Frame 1 (no input): blank canvas, image omitted
Frame 60 (no input): blank canvas, image omitted
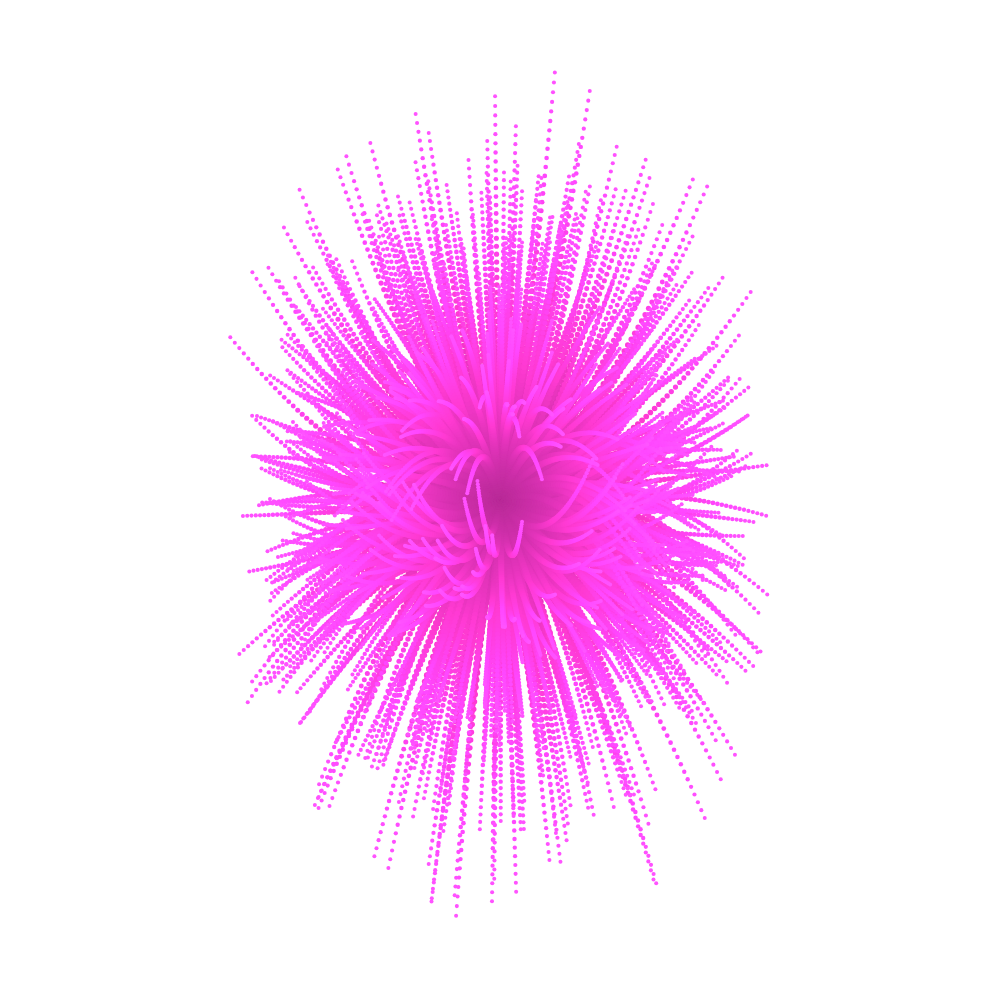
Frame 120 (the mouse pressed at the canvas centre since frame 60)

The p5.js sketch whose frames 1 and 60 were blank and that drew this single picture after the mouse press (run headless with seeded random() and noise() and a simulated clock; from frame 60 on, the mouse is pressed at the canvas centre):

// p5.js sketch
// ── sketch.js
let firework
let r
let g 
let b 
let fc

function setup() {
  createCanvas(1000, 1000);
}

function draw() {
  background(0,0);
  
  
  if(firework){
    firework.update()
  }
}

function mousePressed(){
    r = random(0,255); //generating random colours, a different set each time mouse pressed
    g = random(0,200); 
    b = random(0,200);
  
  firework=new Firework(mouseX, mouseY, random(2,2000))
}

class Firework{ 
  constructor(x,y,n){
    this.p=[]
    this.numParticles=n
    for(let i=0; i<this.numParticles; i++){ 
      this.p.push(new Particle(x,y))
    }
  }
  
  update(){

    
    for(let i=this.p.length-1; i>=0; i--){
      if(this.p[i].update()){
        this.p[i].show()
      } else {
        // remove it if particle off of screen
        this.p.splice(i,1)
      }
    }
    fill(255)

  }
  
}


class Particle{
  constructor(x,y){
    this.x=x
    this.y=y
    this.a=random(TWO_PI)
    this.speed=random(2.5,4.5)
    this.fall=0
    //random gravity
    this.gravity=random(0.1,-0.1) //this makes the float up effect as can be pos or neg
    this.moveX=cos(this.a)*this.speed
    this.moveY=sin(this.a)*this.speed
    this.lifeSpan=120
    this.ttl=this.lifeSpan
  }
  
  update(){
    this.x+=this.moveX
    this.y+=this.moveY
    this.y+=this.fall
    this.fall+=this.gravity
    
    this.ttl--
    this.size=this.ttl
    return this.ttl>0
    
  }
  
  show(){
     fill(r/this.ttl*this.lifeSpan,g/this.ttl*this.lifeSpan,b/this.ttl*this.lifeSpan) //fills with random colours that change over time
    noStroke()
    ellipse(this.x, this.y, this.size/15) //gets smaller over time
    line(this.x, this.y, this.size)
  }
}
